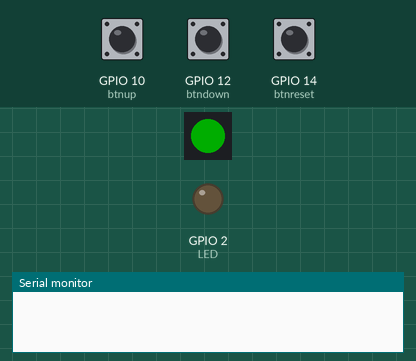
Simulated run of this sketch. Board: ESP32-S3. Parts: 1 RGB LEDs in strip order, left to right, output pins drawn as LEDs (lit = HIGH), the last lines printed to the serial monitor. Dashed ring = blinking. The inputs (shaded band) are chosen by the test bench; at power-on: GPIO 10 (btnup) HIGH, GPIO 12 (btndown) HIGH, GPIO 14 (btnreset) HIGH. Dim RGB values are drawn brighter than linear; random numbers use the default seed unless the sketch sets one.

Above: at 3.6 s.
3.7 s: GPIO 10 (btnup) pulled LOW for 0.15 s
At 5.05 s:
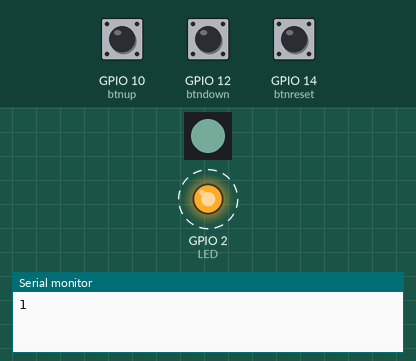
6.8 s: GPIO 10 (btnup) pulled LOW for 1 s
10.8 s: GPIO 12 (btndown) pulled LOW for 0.15 s
At 13.85 s:
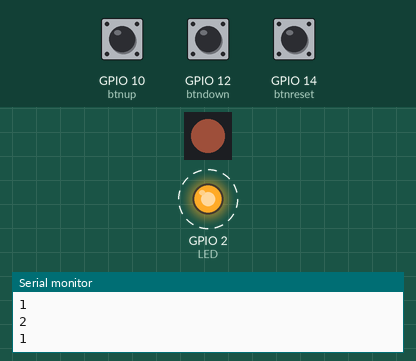
13.9 s: GPIO 12 (btndown) pulled LOW for 1 s
At 14.8 s:
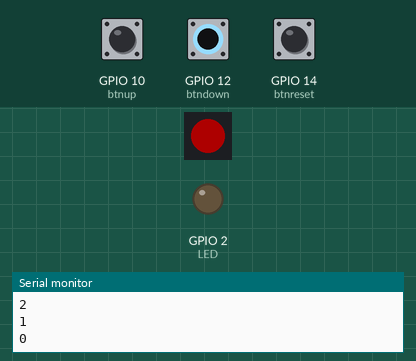
17.9 s: GPIO 10 (btnup) pulled LOW for 0.15 s
At 20.4 s:
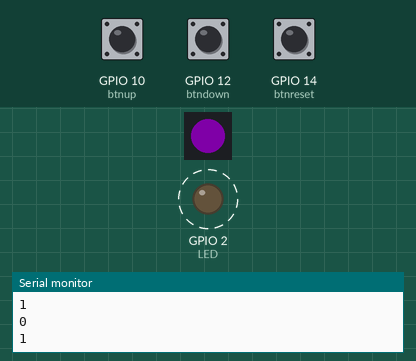
21.0 s: GPIO 10 (btnup) pulled LOW for 3.2 s
At 21.8 s:
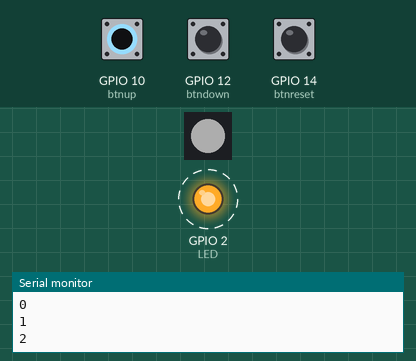
Timing chart, 0 to 28.2 s (numbered marks = the images above; inputs shaded):
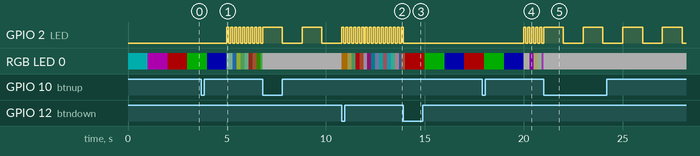

Measured:
- after the input at 3.7 s, GPIO 2 (LED): alternates HIGH for 0.10 s and LOW for 0.10 s, starting after 1.3 s
- after the input at 10.8 s, RGB LED 0: RGB(50, 50, 50) → RGB(42, 27, 1) at once, → RGB(30, 29, 14) 0.30 s later, → RGB(10, 19, 12) 0.20 s later, → RGB(48, 2, 6) 0.20 s later, … (16 changes in this stretch)
- after the input at 17.9 s, GPIO 2 (LED): alternates HIGH for 0.10 s and LOW for 0.10 s, starting after 2.1 s

The sketch:

Test_button.ino
```cpp
// Đây là source test các nút bấm trên board do Nuke Dashboard phát triển
// Để có thể sử dụng source code này bạn cần cài thư viện Adafruit NeoPixel by Adafruit
// Tác giả MinhDuc
// 07/03/2026
// Led RGB được cấu hình chân DIN ở GPIO9
#include <Adafruit_NeoPixel.h>

#define LED_PIN   9
#define LED_COUNT 1
Adafruit_NeoPixel led(LED_COUNT, LED_PIN, NEO_GRB + NEO_KHZ800);

#define btnup 10
#define btndown 12
#define btnreset 14
#define LED 2

volatile int state = 0;
int laststate = 0;
volatile unsigned long lastInterrupt = 0;

void IRAM_ATTR ISR() {
  if(millis() - lastInterrupt > 200){
    state++;
    if(state > 2) state = 0;
    lastInterrupt = millis();
  }
}

void IRAM_ATTR ISR2() {
  if(millis() - lastInterrupt > 200){
    state--;
    if(state < 0) state = 2;
    lastInterrupt = millis();
  }
}

void IRAM_ATTR ISR3() {
  state = 0;
}

uint32_t randomColor() {
  uint8_t r = random(0, 256);
  uint8_t g = random(0, 256);
  uint8_t b = random(0, 256);
  return led.Color(r, g, b);
}

void setup() {
  Serial.begin(115200);
  led.begin();
  led.setBrightness(50);
  led.setPixelColor(0, led.Color(0, 255, 255));
  led.show();
  delay(1000);
  pinMode(LED,OUTPUT);
  pinMode(btnup, INPUT_PULLUP);
  pinMode(btndown, INPUT_PULLUP);
  pinMode(btnreset, INPUT_PULLUP);
  attachInterrupt(btnup, ISR, FALLING);
  attachInterrupt(btndown, ISR2, FALLING);
  attachInterrupt(btnreset, ISR3, FALLING);
  led.setPixelColor(0, led.Color(255, 0, 255));
  led.show();
  delay(1000);
}

void loop() {
  if(state != laststate) {
    Serial.println(state);
    laststate = state;
  }
  if(state == 0) {
    led.setPixelColor(0, led.Color(255,0,0));
    led.show();
    delay(1000);

    led.setPixelColor(0, led.Color(0,255,0));
    led.show();
    delay(1000);

    led.setPixelColor(0, led.Color(0,0,255));
    led.show();
    delay(1000);
  }
  else if(state == 1) {
    led.setPixelColor(0, randomColor());
    led.show();
    digitalWrite(LED,1);
    delay(100);
    digitalWrite(LED,0);
    delay(100);
  }
  else if(state == 2) {
    led.setPixelColor(0, led.Color(255,255,255));
    led.show();
    digitalWrite(LED,1);
    delay(1000);
    digitalWrite(LED,0);
    delay(1000);
  }
}
```
